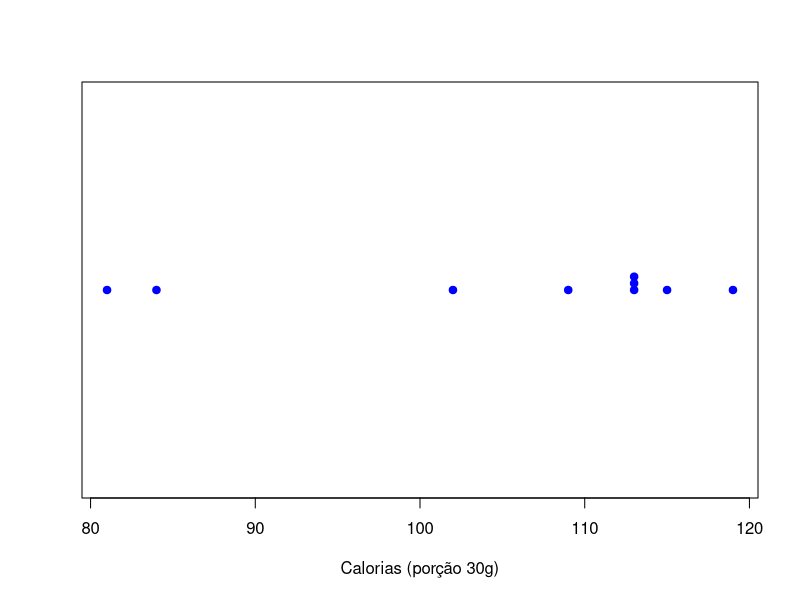
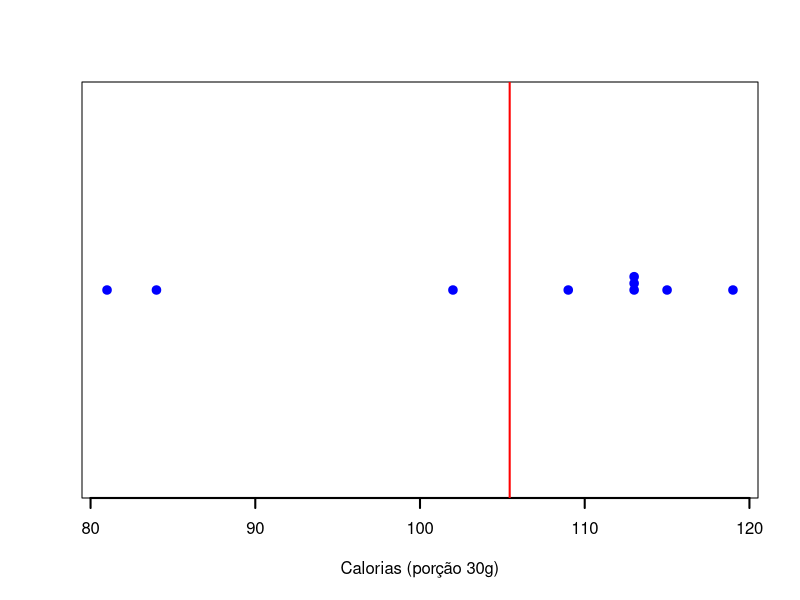
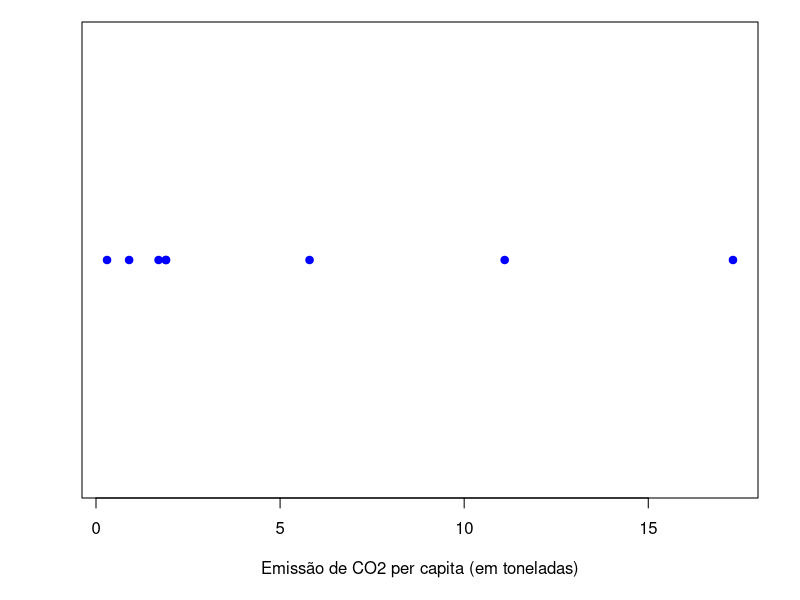
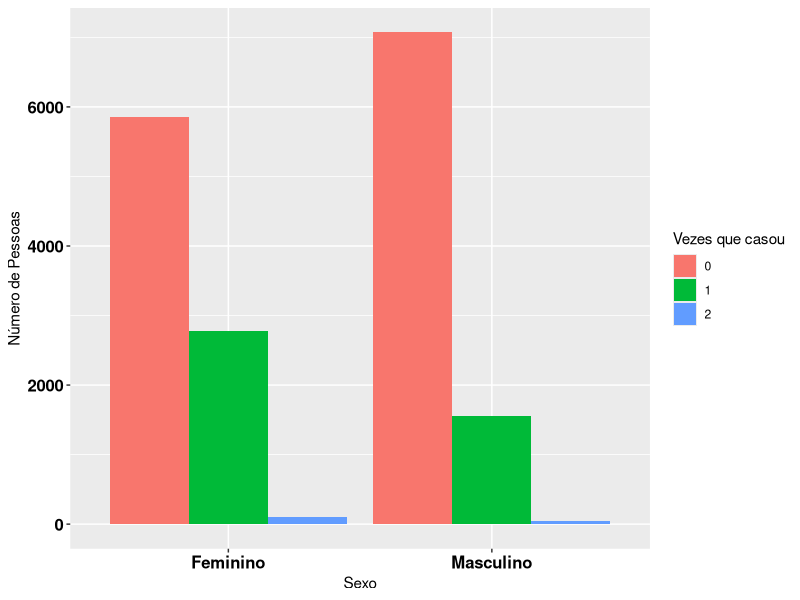
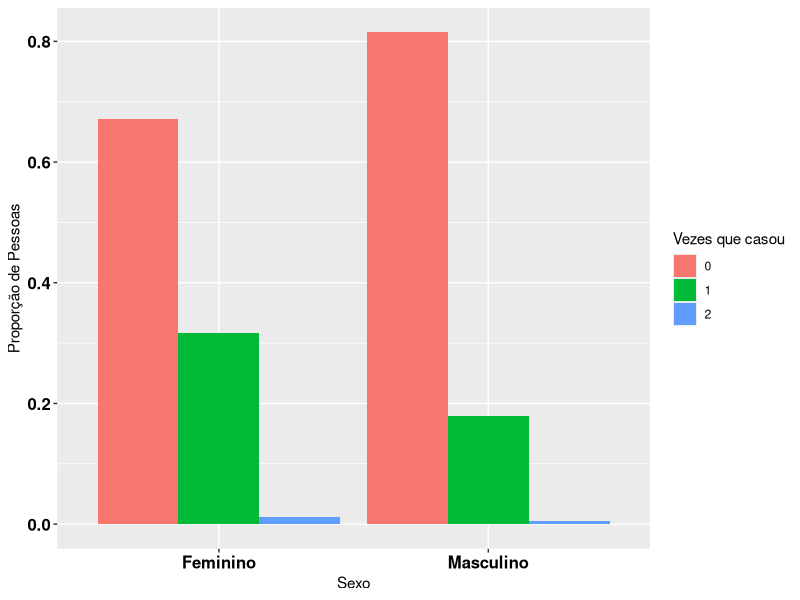
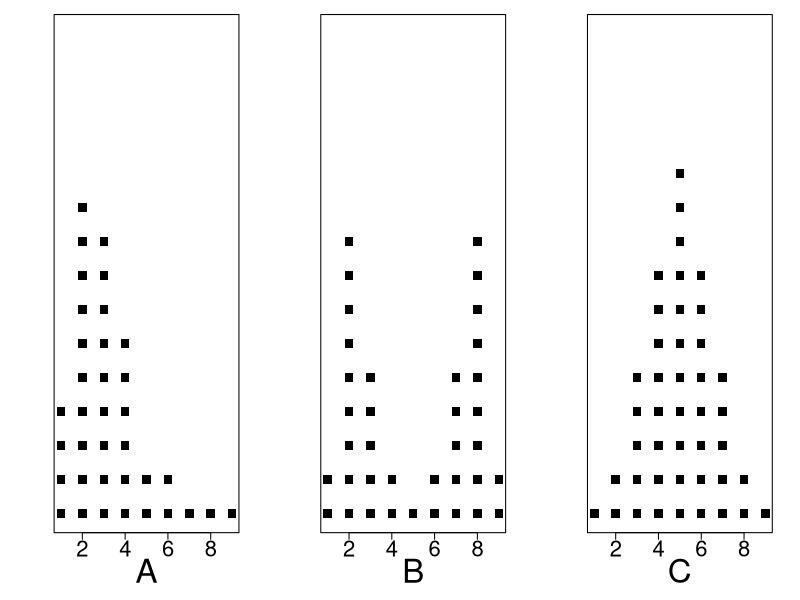
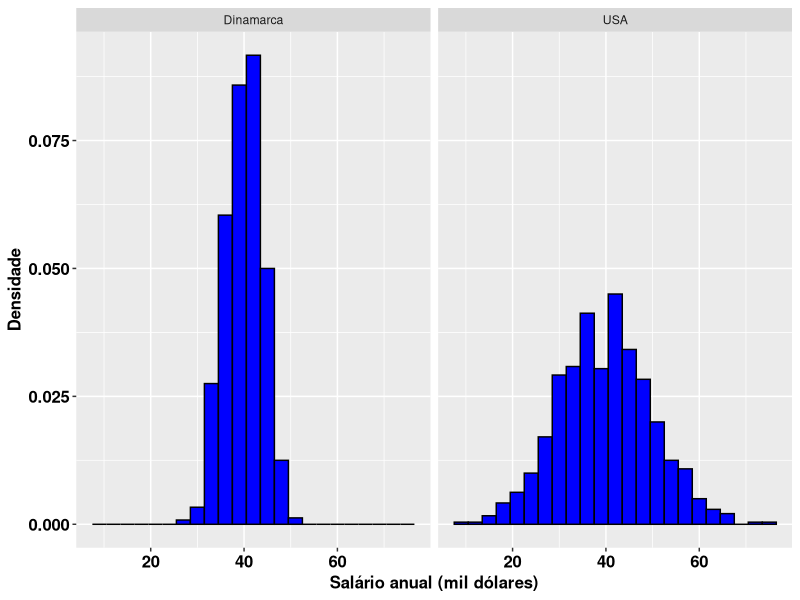
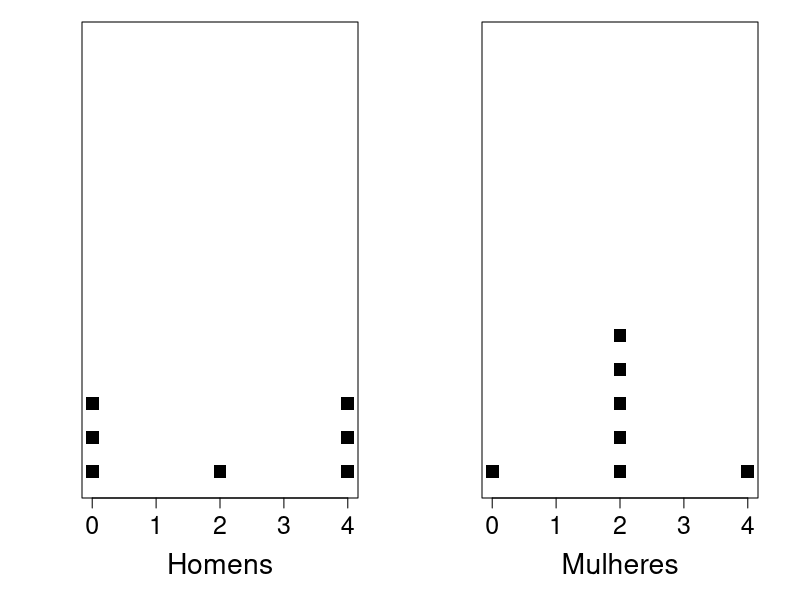

The R script that drew these images, in order:
## ---- chunk 1
library(dplyr)
library(knitr)
cereais <- data_frame(Cereal = c("Sucrilhos", "All Bran", "Nesfit", "Nescau", 
                                 "Snow", "Crunch", "Moça", "Fibra Mais", "Froot Loops"),
                      Calorias=c(109, 81, 102, 115, 113, 119, 113, 84, 113), 
                      Carboidratos=c(26, 13.5, 21, 23, 25, 23, 25, 15, 25))
kable(cereais, format = "html", caption = "Calorias e Carboidratos (Porções de 30g)")
## ---- chunk 2
stripchart(cereais$Calorias, xlab="Calorias (porção 30g)", method="stack", 
           col="blue", pch=19)
media <- mean(cereais$Calorias)
## ---- chunk 3
stripchart(cereais$Calorias, xlab="Calorias (porção 30g)", method="stack", col="blue", 
lwd=2, pch=19)
abline(v=media, col="red", lwd=2)
## ---- chunk 4
cereais$Calorias
## ---- chunk 5
sort(cereais$Calorias)
## ---- chunk 6
cereais$Calorias
## ---- chunk 7
table(cereais$Calorias)
## ---- chunk 8
par(mar = c(5.1, 4.1, 1.1, 2.1))
co2 <- c(5.8, 1.7, 17.3, 1.9, 1.9, 11.1, 0.9, 0.3)
stripchart(co2, xlab="Emissão de CO2 per capita (em toneladas)", col="blue", pch=19)
## ---- chunk 9
sort(co2)
## ---- chunk 10
(co2 <- c(5.8, 1.7, 1.9, 1.9, 11.1, 0.9, 0.3))
## ---- chunk 11
sort(co2)
## ---- chunk 12
casamento <- data.frame(Sexo=rep(c("Feminino", "Masculino"), times=c(8739, 8678)),
                        Vezes=rep(c(0,1,2,0,1,2), times=c(5861,2773,105,7074,1561,43)))
casamento$Vezes <- as.factor(casamento$Vezes)

library(ggplot2)

g1 <- ggplot(casamento, aes(x = Sexo, fill=Vezes)) + 
    geom_bar(position=position_dodge(), aes(y = ..count..)) + 
    ylab("Número de Pessoas") +
    scale_x_discrete("Sexo") +
    scale_fill_discrete(name ="Vezes que casou")+
    theme(axis.text.x = element_text(face="bold", size=12, color="black"),
          axis.text.y = element_text(face="bold", size=12, color="black"))
g1


casamento1 <- as.data.frame(prop.table(table(casamento$Sexo, casamento$Vezes), 1))
colnames(casamento1) <- c("Sexo", "Vezes", "Prop")

g2 <- ggplot(casamento1, aes(x = Sexo, y=Prop, fill=Vezes)) +
    geom_bar(stat="identity",position='dodge') + 
    ylab("Proporção de Pessoas") +
    scale_x_discrete("Sexo") +
    scale_fill_discrete(name ="Vezes que casou") + 
    theme(axis.text.x = element_text(face="bold", size=12, color="black"),
          axis.text.y = element_text(face="bold", size=12, color="black"))
g2
## ---- chunk 13
### Ex 2.34 pag 55 Agresti
A <- c(rep(1,4), rep(2,10), rep(3,9), rep(4,6), rep(5,2), rep(6,2), 7, 8, 9)
B <- c(rep(1,2), rep(2,9), rep(3,5), rep(4,2), rep(5,1), rep(6,2), rep(7,5), 
       rep(8,9), rep(9,2))
C <- c(rep(1,1), rep(2,2), rep(3,5), rep(4,8), rep(5,11), rep(6,8), rep(7,5), 
       rep(8,2), rep(9,1))
## ---- chunk 14
par(mfrow=c(1, 3))
stripchart(A, method="stack", offset=1, at=0, ylim=c(0,5), cex=1.7, 
           cex.axis=2, xlab="A", cex.lab=3, pch=15)
stripchart(B, method="stack", offset=1, at=0, ylim=c(0,5), cex=1.7,
           cex.axis=2, xlab="B", cex.lab=3, pch=15)
stripchart(C, method="stack", offset=1, at=0, ylim=c(0,11),  
           cex=1.7, cex.axis=2,  xlab="C", cex.lab=3, pch=15)
## ---- chunk 15
set.seed(3)
usa <- rnorm(800, mean=40, sd=10)
den <- rnorm(800, mean=40, sd=4)
dados <- data.frame(cidade=rep(c("Dinamarca", "USA"), each=800), salario=c(den, usa))
## ---- chunk 16
ggplot(data=dados, aes(salario, ..density..)) + 
    geom_histogram(binwidth=3, colour="black", fill="blue") +
    labs(x="Salário anual (mil dólares)", y="Densidade") + 
    facet_grid(~ cidade) + 
    theme(axis.title = element_text(face="bold", size=12, color="black"),
          axis.text = element_text(face="bold", size=12, color="black"))
## ---- chunk 17
### Ex 13 pag 58 Agresti
homens <- c(rep(0, 3), rep(4, 3), 2)
mulheres <- c(0, rep(2, 5), 4)
par(mfrow = c(1, 2))
stripchart(homens, method="stack", offset=1, at=0.1, ylim=c(0, 5), cex=1.7, 
           cex.axis=1.5, xlab="Homens", cex.lab=1.7, pch=15)
stripchart(mulheres, method="stack", offset=1, at=0.1, ylim=c(0, 5), cex=1.7,
           cex.axis=1.5, xlab="Mulheres", cex.lab=1.7, pch=15)
## ---- chunk 18
par(mfrow=c(1, 2), mar=c(5.1, 4.1, 1.1, 2.1))
stripchart(homens, method="stack", offset=1, at=0.1, ylim=c(0, 5), cex=1.7, 
           cex.axis=1.5, xlab="Homens", cex.lab=1.7, pch=15)
stripchart(mulheres, method="stack", offset=1, at=0.1, ylim=c(0, 5), cex=1.7, 
           cex.axis=1.5, xlab="Mulheres", cex.lab=2, pch=15)
